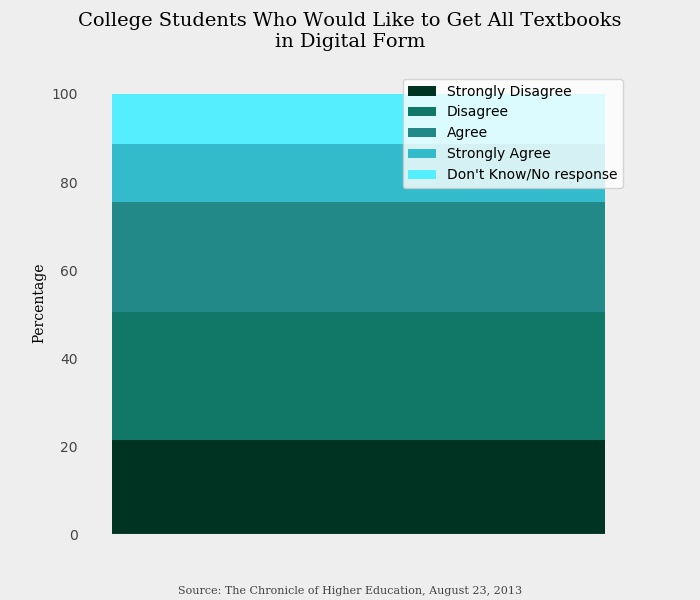

Here is the Python script that generated this plot:
import matplotlib.pyplot as plt
import numpy as np
import pathlib


#NOTE Plot Info Configuration
font     = 'Serif'
title    = 'College Students Who Would Like to Get All Textbooks\nin Digital Form'
source   = 'Source: The Chronicle of Higher Education, August 23, 2013'
ylabel   = 'Percentage'
filename = pathlib.Path(__file__).with_suffix('.jpg')


#NOTE Data Configuration
data       = [21.3, 29.2, 25.0, 13.2, 11.3]
legend     = ['Strongly Disagree', 'Disagree', 'Agree', 'Strongly Agree', 
        'Don\'t Know/No response']


# NOTE Color Configuration
background = '#EEEEEE'
spines     = '#EEEEEE'
special    = spines # Bottom and left spines
# --- text colors
bold       = 'black'
trim       = '#444444'
# --- bar colors
bars       = 'red'
edges      = 'black'
width      = 1
# --- grid colors
grid       = 'white'
alpha      = 0.1


#NOTE Geometry Configuration
x_rotation = 0
x_size     = 7
y_size     = 6
y_ticks    = False
x_ticks    = False


################################################################## Make the plot
plt.gcf().set_size_inches(x_size, y_size)


bottom = []
for datum, color in zip(data, ['#003322', '#117766', '#228888', '#33BBCC', '#55EEFF']):
    plt.bar(0, np.array([datum]), bottom=sum(bottom), color=color, linewidth=width)
    bottom.append(np.array([datum]))


plt.xticks([], []) 
plt.ylabel(ylabel, fontsize=10, fontname=font, color=bold)
plt.yticks(color=trim)
plt.suptitle(title, wrap=True, fontsize=14, fontname=font, color=bold)
plt.figtext(.5, 0.01, source, wrap=True, ha='center', fontname=font, fontsize=8,
        color=trim)
plt.grid(color=grid, alpha=alpha)
plt.legend(legend)

ax = plt.axes()
ax.patch.set_facecolor(background)
ax.figure.set_facecolor(background)
ax.set_axisbelow(True)
for position in ['top', 'right']:
    ax.spines[position].set_color(spines)
for position in ['bottom', 'left']:
    ax.spines[position].set_color(special)
ax.tick_params(top=False, bottom=False, left=y_ticks, right=x_ticks, 
        labelleft=True, labelbottom=True)


plt.savefig(filename, facecolor=ax.figure.get_facecolor())
plt.show()
